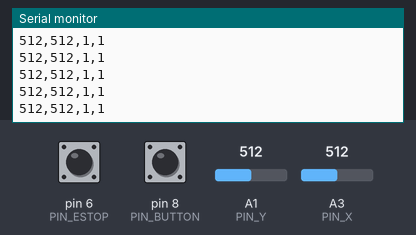
Recording of a sketch running on a simulated Arduino Uno, built with avr-gcc and run on an emulated ATmega328P. Parts: the last lines printed to the serial monitor. The inputs (shaded band) are chosen by the test bench; at power-on: A1 (PIN_Y) = 512, A3 (PIN_X) = 512, pin 6 (PIN_ESTOP) HIGH, pin 8 (PIN_BUTTON) HIGH.

Above: at 1.2 s.
1.3 s: A1 (PIN_Y) set to 716
At 2.2 s:
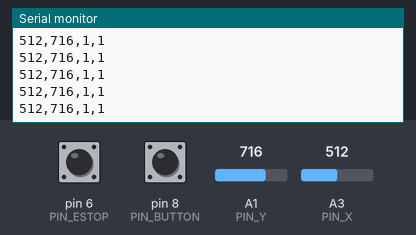
2.8 s: A3 (PIN_X) set to 716
At 3.9 s:
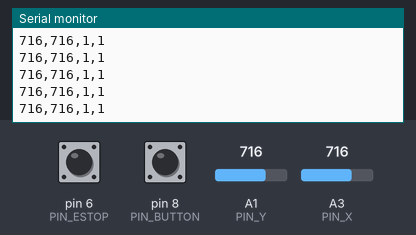
4.3 s: pin 6 (PIN_ESTOP) pulled LOW for 0.15 s
5.9 s: pin 8 (PIN_BUTTON) pulled LOW for 0.15 s
7.5 s: A1 (PIN_Y) set to 900
At 8.3 s:
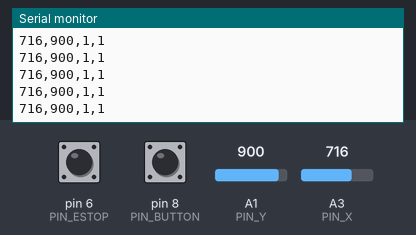
9.0 s: pin 6 (PIN_ESTOP) pulled LOW for 1 s
At 9.8 s:
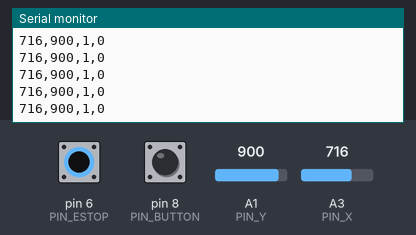
Timing chart, 0 to 12.0 s (numbered marks = the images above; inputs shaded):
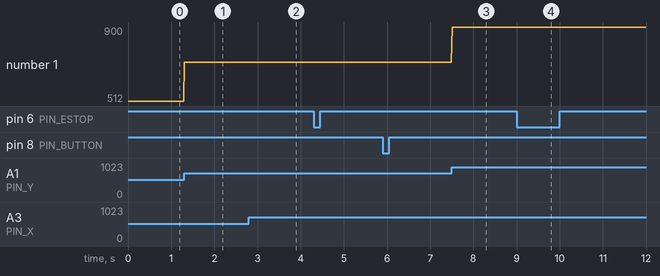

The sketch:

joystick_serial.ino
```cpp
const int PIN_Y = A1;   // forward / backward
const int PIN_X = A3;   // left / right
const int PIN_BUTTON = 8;
const int PIN_ESTOP = 6;

void setup() {
  Serial.begin(115200);
  pinMode(PIN_BUTTON, INPUT_PULLUP);
  pinMode(PIN_ESTOP, INPUT_PULLUP);
}

void loop() {
  int x = analogRead(PIN_X);       // 0-1023, center ~512, left/right
  int y = analogRead(PIN_Y);       // 0-1023, center ~512, forward/back
  int button = digitalRead(PIN_BUTTON); // 0 = pressed (pull-up), 1 = released
  int estop = digitalRead(PIN_ESTOP);   // 0 = pressed (pull-up), 1 = released

  Serial.print(x);
  Serial.print(",");
  Serial.print(y);
  Serial.print(",");
  Serial.print(button);
  Serial.print(",");
  Serial.println(estop);

  delay(20); // 50Hz
}
```

Measured:
- after the input at 1.3 s, the serial monitor: prints a new line at once (image 1)
- after the input at 2.8 s, the serial monitor: prints a new line at once (image 2)
- after the input at 7.5 s, the serial monitor: prints a new line at once (image 3)
- after the input at 9.0 s, the serial monitor: prints a new line at once (image 4)
- plotted number 1: 512 → 716 after the input at 1.3 s, 716 → 900 after the input at 7.5 s
